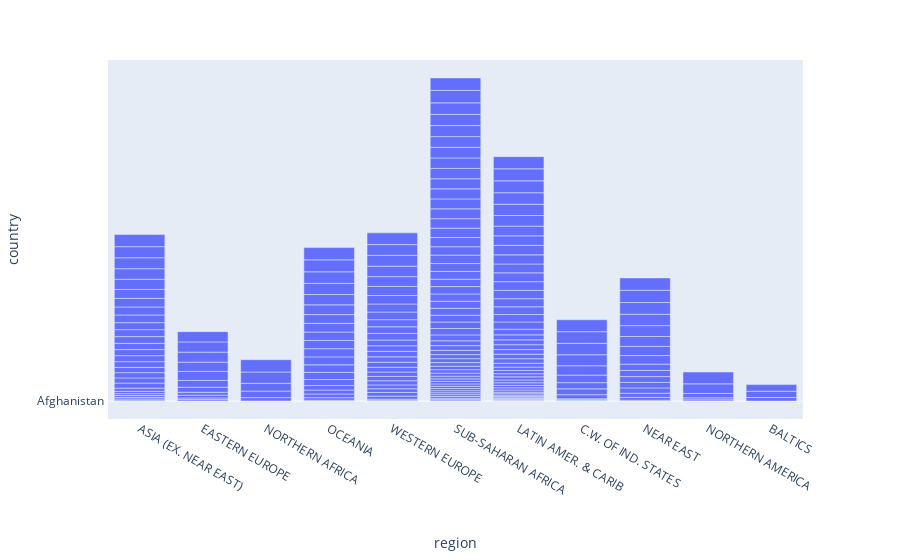

Notebook code cell kept with this figure:
### Markdown cell above
As the area increased, gdp did not kept up.

### Code cell
fig = px.bar(data, x='region', y='country')
fig.show()

### Figure 1 — Plotly figure (JSON) as saved in the notebook; plotly's stock layout.template omitted (floating-point values rounded to 4 significant figures; data arrays with more than 128 entries replaced by an {"elided": "..."} marker saying what was removed)
{"data": [{"alignmentgroup": "True", "hovertemplate": "region=%{x}<br>country=%{y}<extra></extra>", "legendgroup": "", "marker": {"color": "#636efa", "pattern": {"shape": ""}}, "name": "", "offsetgroup": "", "orientation": "v", "showlegend": false, "textposition": "auto", "type": "bar", "x": {"elided": "227 str values"}, "xaxis": "x", "y": {"elided": "227 str values"}, "yaxis": "y"}], "layout": {"barmode": "relative", "legend": {"tracegroupgap": 0}, "margin": {"t": 60}, "xaxis": {"anchor": "y", "domain": [0, 1], "title": {"text": "region"}}, "yaxis": {"anchor": "x", "domain": [0, 1], "title": {"text": "country"}}}}
